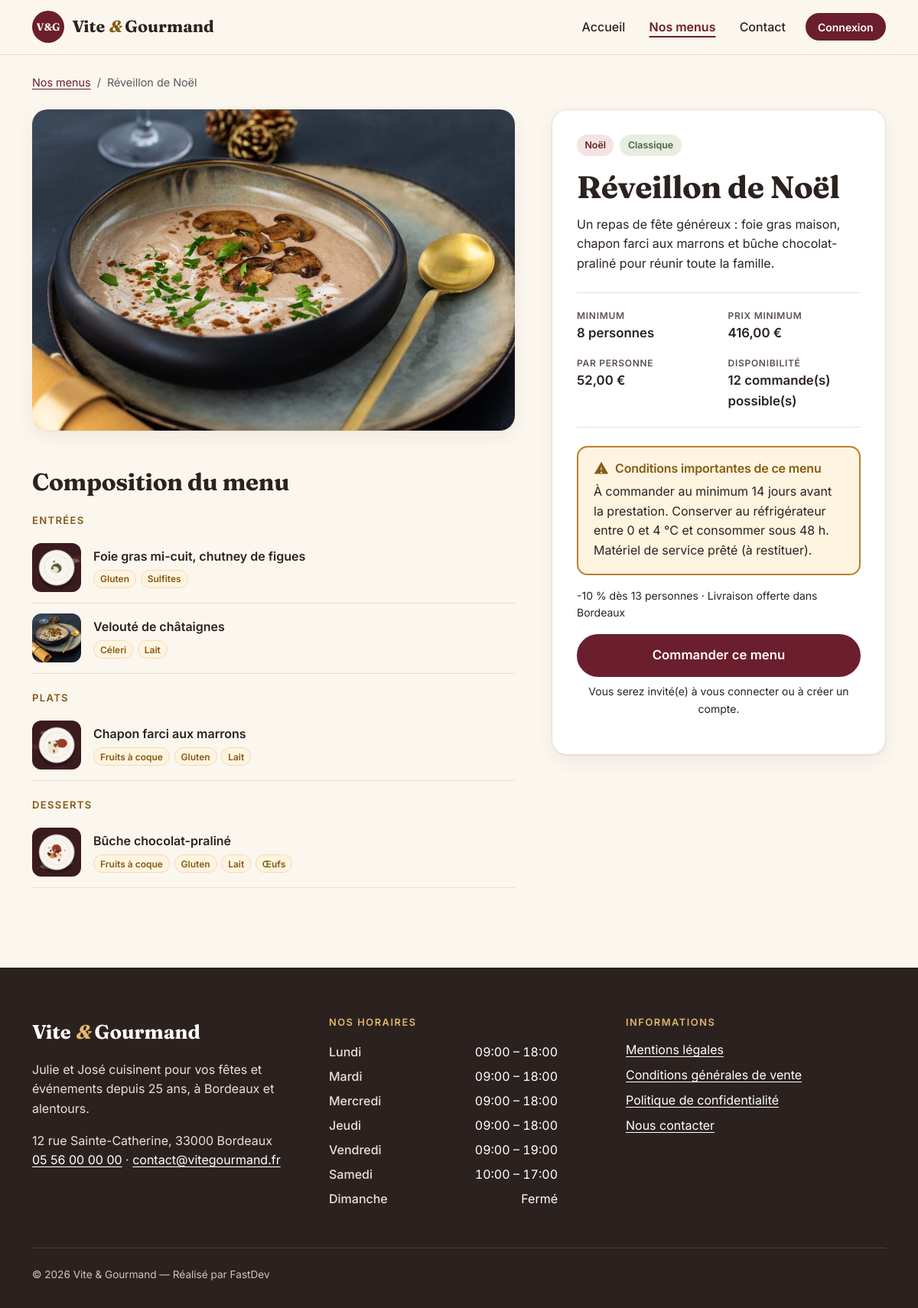
The app's page /menu?id=1 with its own data.
### tables this page shows
CREATE TABLE menu (
    menu_id                  INT           NOT NULL AUTO_INCREMENT,
    titre                    VARCHAR(100)  NOT NULL,
    nombre_personne_minimum  INT           NOT NULL,
    prix_par_personne        DECIMAL(8,2)  NOT NULL,
    description              TEXT          NOT NULL,
    conditions               TEXT          NOT NULL,
    quantite_restante        INT           NOT NULL DEFAULT 0,
    regime_id                INT           NOT NULL,
    theme_id                 INT           NOT NULL,
    actif                    TINYINT(1)    NOT NULL DEFAULT 1,
    PRIMARY KEY (menu_id),
    CONSTRAINT fk_menu_regime FOREIGN KEY (regime_id) REFERENCES regime(regime_id),
    CONSTRAINT fk_menu_theme  FOREIGN KEY (theme_id)  REFERENCES theme(theme_id),
    CONSTRAINT chk_menu_min   CHECK (nombre_personne_minimum > 0),
    CONSTRAINT chk_menu_prix  CHECK (prix_par_personne >= 0),
    CONSTRAINT chk_menu_stock CHECK (quantite_restante >= 0)
);

CREATE TABLE menu_image (
    image_id  INT          NOT NULL AUTO_INCREMENT,
    menu_id   INT          NOT NULL,
    chemin    VARCHAR(255) NOT NULL,
    alt       VARCHAR(150) NOT NULL DEFAULT '',
    ordre     TINYINT      NOT NULL DEFAULT 0,
    PRIMARY KEY (image_id),
    CONSTRAINT fk_image_menu FOREIGN KEY (menu_id) REFERENCES menu(menu_id) ON DELETE CASCADE
);

CREATE TABLE plat (
    plat_id    INT          NOT NULL AUTO_INCREMENT,
    titre_plat VARCHAR(100) NOT NULL,
    type_plat  ENUM('entree','plat','dessert') NOT NULL,
    photo      VARCHAR(255) NULL,                      
    PRIMARY KEY (plat_id)
);

CREATE TABLE plat_allergene (                           
    plat_id      INT NOT NULL,
    allergene_id INT NOT NULL,
    PRIMARY KEY (plat_id, allergene_id),
    CONSTRAINT fk_pa_plat FOREIGN KEY (plat_id) REFERENCES plat(plat_id) ON DELETE CASCADE,
    CONSTRAINT fk_pa_all  FOREIGN KEY (allergene_id) REFERENCES allergene(allergene_id) ON DELETE CASCADE
);

CREATE TABLE allergene (
    allergene_id INT         NOT NULL AUTO_INCREMENT,
    libelle      VARCHAR(50) NOT NULL UNIQUE,
    PRIMARY KEY (allergene_id)
);

CREATE TABLE theme (
    theme_id  INT          NOT NULL AUTO_INCREMENT,
    libelle   VARCHAR(50)  NOT NULL UNIQUE,
    PRIMARY KEY (theme_id)
);

CREATE TABLE regime (
    regime_id INT          NOT NULL AUTO_INCREMENT,
    libelle   VARCHAR(50)  NOT NULL UNIQUE,
    PRIMARY KEY (regime_id)
);

CREATE TABLE horaire (
    horaire_id      INT         NOT NULL AUTO_INCREMENT,
    jour            VARCHAR(50) NOT NULL,
    ordre           TINYINT     NOT NULL DEFAULT 0,    
    heure_ouverture VARCHAR(50) NULL,                  
    heure_fermeture VARCHAR(50) NULL,
    PRIMARY KEY (horaire_id)
);

### templates/pages/menu-detail.php (the view, shortened to what the rows shown need)
<?php
$labels = ['entree' => 'Entrées', 'plat' => 'Plats', 'dessert' => 'Desserts'];
$byType = [];
foreach ($menu['plats'] as $p) {
    $byType[$p['type_plat']][] = $p;
}
?>
<nav class="container pt-4" aria-label="Fil d'Ariane">
    <ol class="breadcrumb">
        <li class="breadcrumb-item"><a href="<?= url('/menus') ?>">Nos menus</a></li>
        <li class="breadcrumb-item active" aria-current="page"><?= e($menu['titre']) ?></li>
    </ol>
</nav>
<section class="section pt-2">
    <div class="container">
        <div class="row g-4 g-lg-5">
            <div class="col-lg-7">
                <?php if ($menu['images']): ?>
                    <div class="gallery">
                        <img class="gallery-main" id="gallery-main" src="<?= asset($menu['images'][0]['chemin']) ?>" alt="<?= e($menu['images'][0]['alt']) ?>" width="800" height="533">
                    </div>
                <?php endif; ?>
                <h2 class="section-title mt-5">Composition du menu</h2>
                <?php foreach ($labels as $type => $label): if (empty($byType[$type])) continue; ?>
                    <h3 class="course-title"><?= $label ?></h3>
                    <ul class="dish-list">
                        <?php foreach ($byType[$type] as $p): ?>
                            <li class="dish">
                                <?php if ($p['photo']): ?><img src="<?= asset($p['photo']) ?>" alt="" width="72" height="72" loading="lazy"><?php endif; ?>
                                <div>
                                    <p class="dish-name"><?= e($p['titre_plat']) ?></p>
                                    <p class="dish-allergens">
                                        <?php if ($p['allergenes']): ?>
                                            <?php foreach ($p['allergenes'] as $a): ?><span class="allergen"><?= e($a['libelle']) ?></span><?php endforeach; ?>
                                        <?php else: ?>
                                            <span class="text-muted-2">Aucun allergène majeur</span>
                                        <?php endif; ?>
                                    </p>
                                </div>
                            </li>
                        <?php endforeach; ?>
                    </ul>
                <?php endforeach; ?>
            </div>
            <div class="col-lg-5">
                <div class="detail-panel">
                    <p class="d-flex gap-2 flex-wrap mb-3"><span class="tag tag-theme-inline"><?= e($menu['theme']) ?></span><span class="tag tag-regime"><?= e($menu['regime']) ?></span></p>
                    <h1 class="page-title"><?= e($menu['titre']) ?></h1>
                    <p><?= e($menu['description']) ?></p>
                    <dl class="facts">
                        <div><dt>Minimum</dt><dd><?= (int) $menu['nombre_personne_minimum'] ?> personnes</dd></div>
                        <div><dt>Prix minimum</dt><dd><?= euros($menu['prix_minimum']) ?></dd></div>
                        <div><dt>Par personne</dt><dd><?= euros($menu['prix_par_personne']) ?></dd></div>
                        <div><dt>Disponibilité</dt><dd><?= (int) $menu['quantite_restante'] > 0 ? (int) $menu['quantite_restante'] . ' commande(s) possible(s)' : 'Épuisé' ?></dd></div>
                    </dl>
                    <div class="conditions" role="note" aria-labelledby="titre-conditions">
                        <h2 id="titre-conditions" class="conditions-title">
                            <svg aria-hidden="true" width="20" height="20" viewBox="0 0 24 24"><path fill="currentColor" d="M12 2 1 21h22L12 2Zm0 6 1 7h-2l1-7Zm0 9.5a1.25 1.25 0 1 1 0 2.5 1.25 1.25 0 0 1 0-2.5Z"/></svg>
                            Conditions importantes de ce menu
                        </h2>
                        <p class="mb-0"><?= nl2br(e($menu['conditions'])) ?></p>
                    </div>
                    <p class="small mt-3">-10 % dès <?= (int) $menu['nombre_personne_minimum'] + 5 ?> personnes · Livraison offerte dans Bordeaux</p>
                    <?php if ((int) $menu['quantite_restante'] > 0): ?>
                        <a class="btn btn-brand btn-lg w-100" href="<?= url('/commande', ['menu' => $menu['menu_id']]) ?>">Commander ce menu</a>
                        <?php if (!Auth::check()): ?>
                            <p class="small text-center mt-2">Vous serez invité(e) à vous connecter ou à créer un compte.</p>
                        <?php endif; ?>
                    <?php else: ?>
                        <p class="alert alert-warning">Ce menu est momentanément épuisé.</p>
                    <?php endif; ?>
                </div>
            </div>
        </div>
    </div>
</section>

### templates/layout.php (shortened to what the rows shown need)
<?php
try {
    $horaires = (new RefRepository())->horaires();
} catch (\Throwable) {
    $horaires = [];
}
?><!doctype html>
<html lang="fr">
<head>
    <link href="<?= asset('assets/css/fonts.css') ?>" rel="stylesheet">
    <link href="<?= asset('assets/vendor/bootstrap/bootstrap.min.css') ?>" rel="stylesheet">
    <link href="<?= asset('assets/css/style.css') ?>" rel="stylesheet">
</head>
<body>
<main id="contenu" tabindex="-1">
    <?php require $__template; ?>
</main>
<footer class="site-footer">
    <div class="container">
        <div class="row g-4 g-lg-5">
            <div class="col-sm-6 col-lg-4">
                <h2 class="footer-title">Nos horaires</h2>
                <table class="hours">
                    <tbody>
                    <?php foreach ($horaires as $h): ?>
                        <tr>
                            <th scope="row"><?= e($h['jour']) ?></th>
                            <td><?= $h['heure_ouverture'] ? e($h['heure_ouverture']) . ' – ' . e($h['heure_fermeture']) : 'Fermé' ?></td>
                        </tr>
                    <?php endforeach; ?>
                    </tbody>
                </table>
            </div>
            <div class="col-sm-6 col-lg-4">
                <h2 class="footer-title">Informations</h2>
            </div>
        </div>
    </div>
</footer>
</body>
</html>

### records on screen
menu: titre "Réveillon de Noël", theme.libelle "Noël", regime.libelle "Classique", description "Un repas de fête généreux : foie gras maison, chapon farci aux marrons et bûche chocolat-praliné pour réunir toute la famille.", nombre_personne_minimum "8", prix_par_personne "52,00 €", quantite_restante "12", conditions "À commander au minimum 14 jours avant la prestation. Conserver au réfrigérateur entre 0 et 4 °C et consommer sous 48 h. Matériel de service prêté (à restituer).", (int) $menu['nombre_personne_minimum'] + 5 "13"
menu_image: chemin (picture)
plat: photo (picture), titre_plat "Foie gras mi-cuit, chutney de figues"
plat_allergene: allergene.libelle "Gluten"
plat_allergene: allergene.libelle "Sulfites"
plat: photo (picture), titre_plat "Velouté de châtaignes"
plat_allergene: allergene.libelle "Céleri"
plat_allergene: allergene.libelle "Lait"
plat: photo (picture), titre_plat "Chapon farci aux marrons"
plat_allergene: allergene.libelle "Fruits à coque"
plat_allergene: allergene.libelle "Gluten"
plat_allergene: allergene.libelle "Lait"
plat: photo (picture), titre_plat "Bûche chocolat-praliné"
plat_allergene: allergene.libelle "Fruits à coque"
plat_allergene: allergene.libelle "Gluten"
plat_allergene: allergene.libelle "Lait"
plat_allergene: allergene.libelle "Œufs"
horaire: jour "Lundi", heure_ouverture "09:00", heure_fermeture "18:00"
horaire: jour "Mardi", heure_ouverture "09:00", heure_fermeture "18:00"
horaire: jour "Mercredi", heure_ouverture "09:00", heure_fermeture "18:00"
horaire: jour "Jeudi", heure_ouverture "09:00", heure_fermeture "18:00"
horaire: jour "Vendredi", heure_ouverture "09:00", heure_fermeture "19:00"
horaire: jour "Samedi", heure_ouverture "10:00", heure_fermeture "17:00"
horaire: jour "Dimanche", shows "Fermé"

### other values on screen
$label "ENTRÉES"
$label "PLATS"
$label "DESSERTS"
euros($menu['prix_minimum']) "416,00 €"
